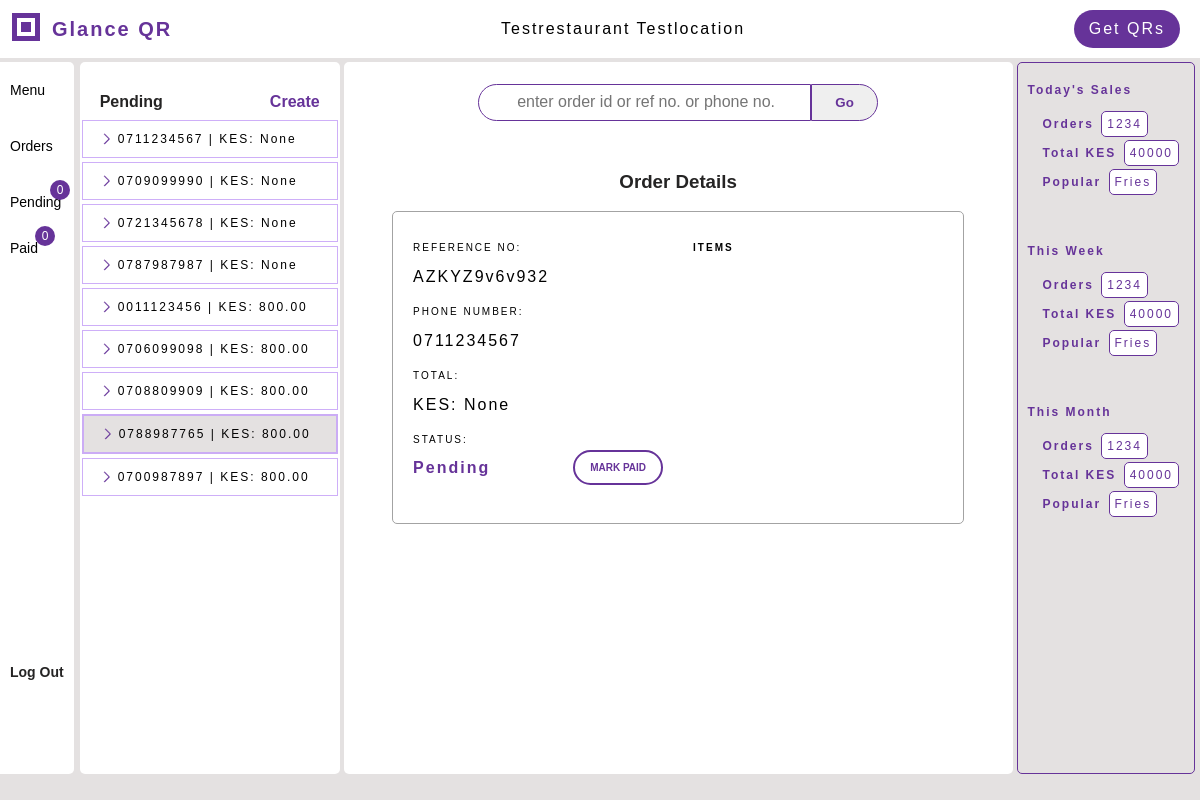
The page /pending/ (signed in) on the database as committed earlier.
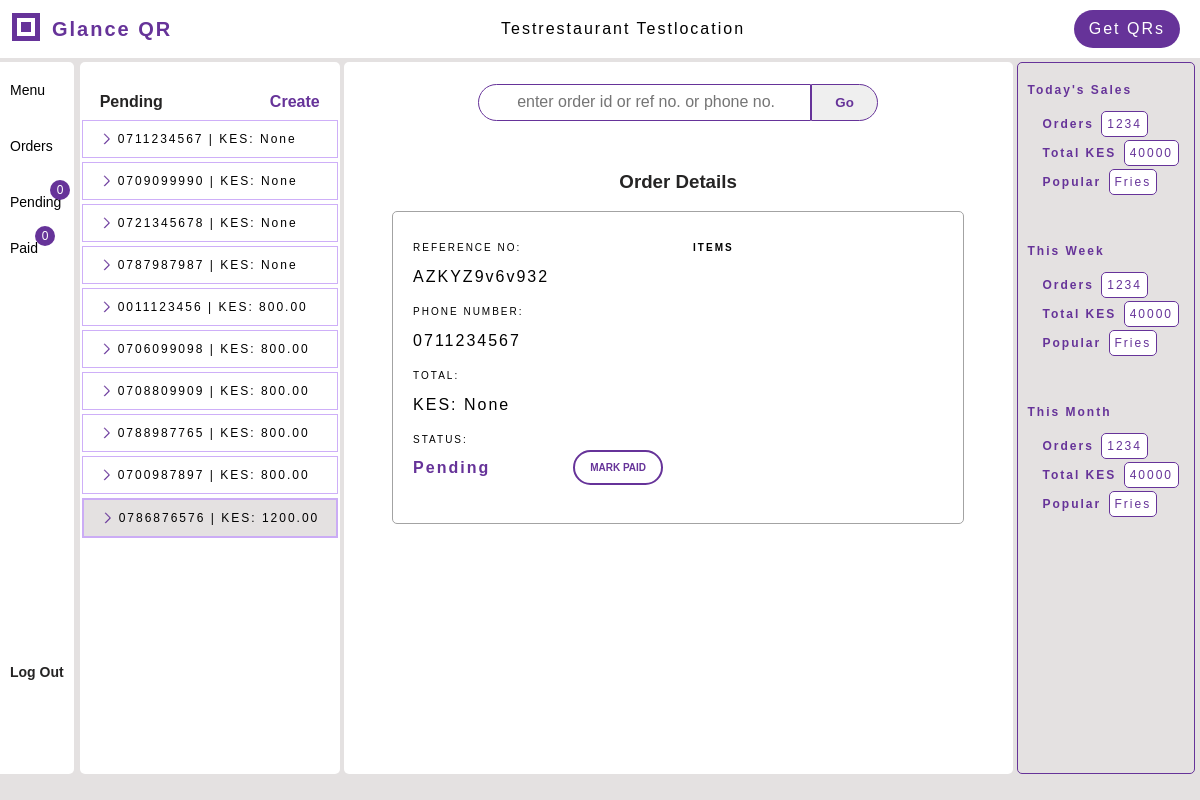
The same page on the database as committed later.
### menus/models.py (models this page shows, shortened)
class Order(models.Model):
    order_id = models.AutoField(primary_key=True)
    reference_number = models.CharField(unique=True, max_length=20)
    table_number = models.IntegerField(null=True, blank=False)
    phone_number = PhoneNumber(max_length=15, null=True, blank=False)
    restaurant = models.ForeignKey(Restaurant, related_name="orders", on_delete=models.SET_NULL, null=True, blank=True)
    total_amount = models.DecimalField(decimal_places=2, max_digits=10, null=True, default=None)
    paid = models.BooleanField(default=False)
    new = models.BooleanField(default=True)
    @property
    def items_ordered(self):
        return self.ordered_items.all()

### qrgenerator/views_dashbord.py (the view)
# urls.py: path('pending/', views_dashbord.pending_orders, name='pending'),
def pending_orders(request, order_id=None):
    restaurant = request.user.restaurant
    if not restaurant:
        return HttpResponseForbidden('Access Denied')
    orders = restaurant.orders.filter(paid=False).order_by('order_id')
    context = get_orders_context(order_id, orders, restaurant)
    return render(request, 'qrgenerator/pending.html', context)

### qrgenerator/views_dashbord.py (called while the page is built)
def get_orders_context(order_id, orders, restaurant):
    context = {
        'orders': orders, 'display_order': orders.first(), 'restaurant': restaurant,
        }
    if order_id and (display_order := Order.get(unique_value=order_id)):
        display_order.new = False
        display_order.save()
        context['display_order'] = display_order
    return context

### qrgenerator/templates/qrgenerator/pending.html (shortened to what this page needs)
{% extends 'qrgenerator/dashbord.html' %}
{% block menu_elements %}
<div class="menu-elements bg-white">
    <div class="elements-top">
        <div class="elements-title">Pending</div>
        <a target="_blank" href="{% url 'qrgenerator:create_order' restaurant.restaurant_id %}"><span class="create-order">Create</span></a>
    </div>
    <div class="elements-wrapper">
        {% if orders %}
        {% for order in orders %}
        <a href="{% url 'qrgenerator:pending' order.order_id %}">
        <div class="element-highlight {% if order.new %}is-new{% endif %}">
            <span class="item-name item-property">
            {{ order.phone_number }} | KES: {{ order.total_amount }}
            </span>
        </div>
        </a>
        {% endfor %}
        {% endif %}
    </div>
</div>
{% endblock %}
{% block workspace %}
    <div class="form-wrapper">
        <div class="form-title"><h3>Order Details</h3></div>
        <div class="order-summary">
            {% if display_order %}
            <div class="width-250">
                <div class="input-wrapper">
                    <div class="label">Reference no:</div>
                    <div class="form-input"> {{ display_order.reference_number }} </div>
                </div>
                <div class="input-wrapper">
                    <div class="label">Phone Number:</div>
                    <div class="form-input"> {{ display_order.phone_number }}</div>
                </div>
                <div class="input-wrapper"><div class="label">Total:</div>
                    <div class="form-input">KES:  {{ display_order.total_amount }}</div>
                </div>
                <div class="input-wrapper">
                    <div class="label">Status:</div>
                    <div class="status"> {% if not display_order.paid %}Pending{% endif %}
                        <form method="POST" action="{% url 'qrgenerator:mark_paid' %}" class="paid-btn-wrapper">
                            <button type="submit" class="mark-paid">Mark Paid</button>
                        </form>
                    </div>
                </div>
                <br>
            </div>
            <div class="width-250 padding-left-10">
            <div class="label items-title">Items</div>
            </div>
            {% else %}
            <p>No Orders at the moment</p>
            {% endif %}
        </div>
</div>
{% endblock %}

Rows that differ between the two databases and show on the page:
changed Order (number 8 of 10 on the later page): new True → False (drawn)
added Order: phone_number "0786876576", total_amount "1200.00", new True (drawn)
